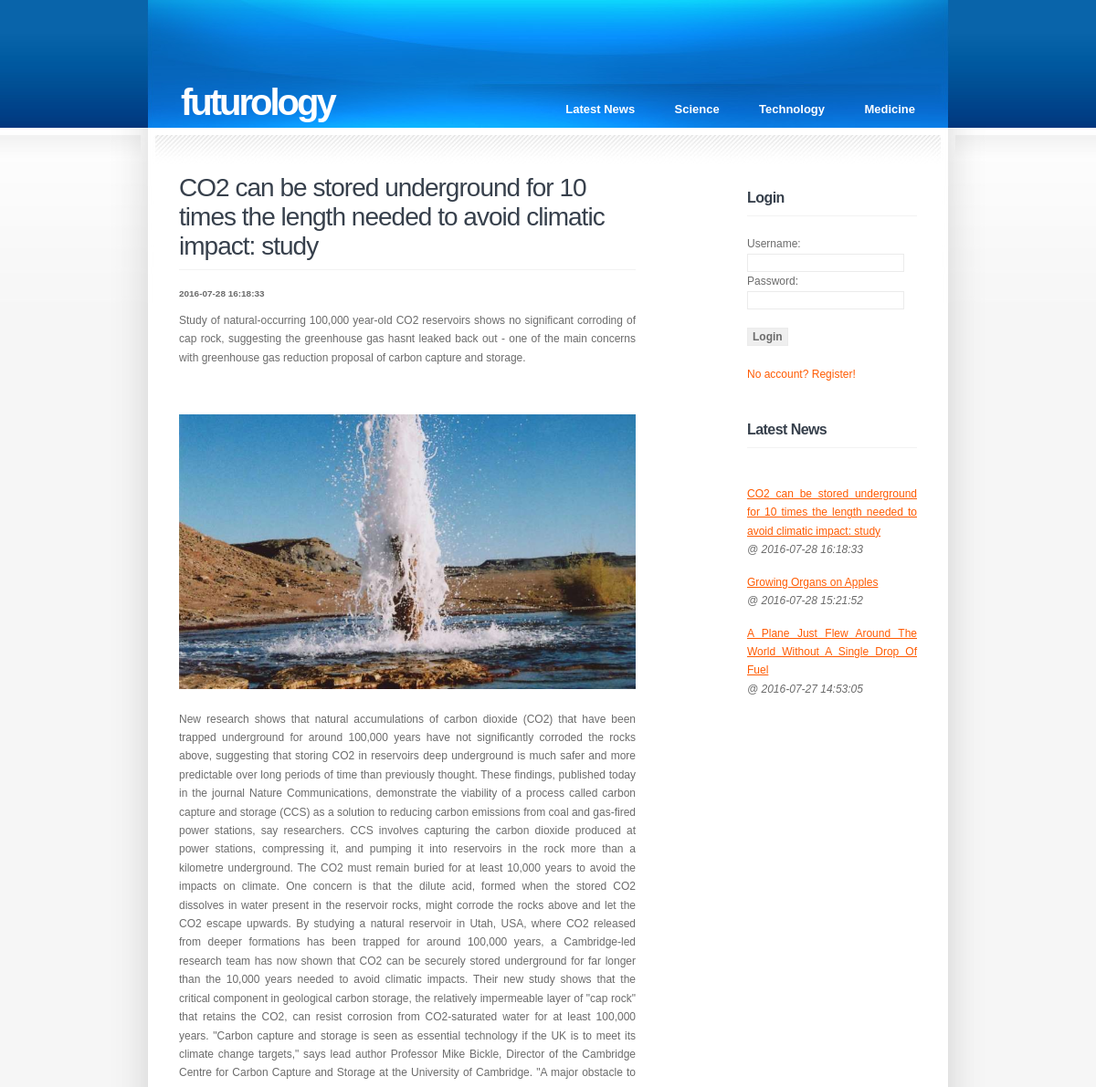
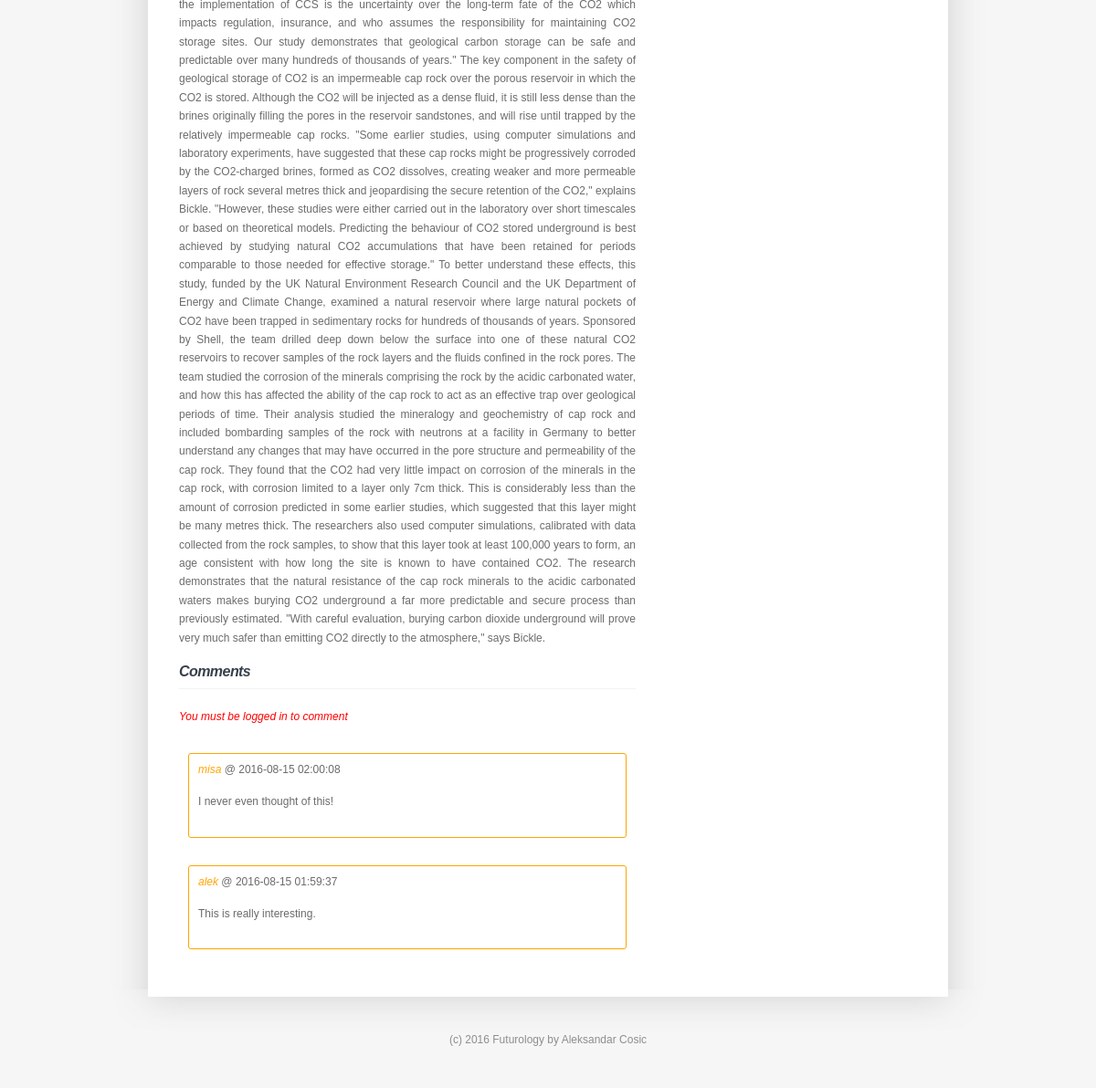
Page /readMore.php?id=22 on the committed database (2 pictures, top to bottom).
### tables this page shows
CREATE TABLE `news` (
  `id` int(11) NOT NULL AUTO_INCREMENT,
  `title` varchar(555) NOT NULL,
  `intro` text NOT NULL,
  `content` text NOT NULL,
  `date` datetime NOT NULL DEFAULT CURRENT_TIMESTAMP,
  `category` varchar(45) NOT NULL,
  `image` varchar(255) DEFAULT NULL,
  PRIMARY KEY (`id`)
);

CREATE TABLE `comments` (
  `id` int(11) NOT NULL AUTO_INCREMENT,
  `username` varchar(45) NOT NULL,
  `news_id` int(11) NOT NULL,
  `content` text NOT NULL,
  `date` datetime DEFAULT CURRENT_TIMESTAMP,
  PRIMARY KEY (`id`),
  KEY `news_id_idx` (`news_id`),
  KEY `username_idx` (`username`),
  CONSTRAINT `news_id` FOREIGN KEY (`news_id`) REFERENCES `news` (`id`) ON DELETE NO ACTION ON UPDATE NO ACTION,
  CONSTRAINT `username` FOREIGN KEY (`username`) REFERENCES `users` (`username`) ON DELETE NO ACTION ON UPDATE NO ACTION
);

### classes/Entity.class.php (called while the page is built, shortened)
<?php
class Entity {
	public static $db;
	public static function init() {
		self::$db = Connect::getInstance();
	}
	public static function get($id) {
		$tableName = static::$tableName;
		$keyColumn = static::$keyColumn;
		$className = get_called_class();
		$q = self::$db->query("SELECT * FROM {$tableName} WHERE {$keyColumn} = {$id}");
		$res = $q->fetchObject($className);
		return $res;
	}
}
?>

### widgets/latestNewsW.php (the view, shortened to what this page needs)
<?php
	$articles = Article::getAllArticles();
	for($i = 0; $i < sizeof($articles); $i++){
		echo "<li style='margin: 5px 0 15px'><a href=readMore.php?id=" . $articles[$i]['id'] . ">" . $articles[$i]['title'] . "</a></br>
				  <em>@ " . $articles[$i]['date'] . "</em></li>";
	}
?>

### classes/Article.class.php (shortened to what this page needs)
<?php
class Article extends Entity{
	public static $tableName = "news";
	public function render() {
		echo "<div class='post'><h2 class='title'>" . $this->title . " </h2>";
		echo "<h5 >" . $this->date . "</h5></br>";
		echo "<div class='entry'><p>" . $this->intro . "</p></br>";
		echo "<img src='images/" . $this->image . "' alt='' width='100%' height='100%' style='margin: 20px 0;'/>";
		echo "<p>" . $this->content . "</p></div>";
	}
	public static function getAllArticles($category = null) {
		$tableName = static::$tableName;
		if($category == null) {
			$q = self::$db->query("SELECT * FROM {$tableName} ORDER BY date DESC  LIMIT 5");
		} else {
			$q = self::$db->query("SELECT * FROM {$tableName} WHERE category = '{$category}' ORDER BY date DESC  LIMIT 5");
		}
		$postArr = $q->fetchAll();
		return $postArr;
	}
}
?>

### classes/Comment.class.php (shortened to what this page needs)
<?php
class Comment extends Entity{
	public static function getAllComments($id) {
		$q = self::$db->query("SELECT * FROM comments WHERE news_id = {$id} ORDER BY date DESC");
		$postArr = $q->fetchAll();
		return $postArr;
	}
	public function renderAll($arr){
		for($i = 0; $i < sizeof($arr); $i++){
			echo "<div class=comments><em style='color:orange'>" . $arr[$i]['username'] . "</h4></em> @ ". $arr[$i]['date'] . "</p>";
			echo "<p>". $arr[$i]['content'] . "</p></div>";
		}
	}
}
?>

### style.css (style rules this page uses)
* { margin: 0; padding: 0; }
body { background: #F6F6F6 url(images/img01.jpg) repeat-x; font-family: "Trebuchet MS", Arial, Helvetica, sans-serif; font-size: 12px; color: #6B6B6B; }
h1, h2, h3, h4 { margin: 0; }
h2, h3, h4 { margin-bottom: 20px; padding-bottom: 9px; border-bottom: 1px solid #F2F2F2; letter-spacing: -0.035em; font-weight: normal; color: #37404C; }
h2 { font-size: 28px; }
p, ul, ol { margin-bottom: 1.5em; line-height: 170%; text-align: justify; }
a { color: #FF5A00; }
.post { padding-top: 50px; }
.comments { display: block; margin: 30px 10px; padding: 10px; border: 1px solid orange; border-radius: 3px; }
#sidebar li { margin-bottom: 40px; }

### rows in the picture
news: title "CO2 can be stored underground for 10 times the length needed to avoid climatic impact: study", date "2016-07-28 16:18:33", intro "Study of natural-occurring 100,000 year-old CO2 reservoirs shows no significant corroding of cap rock, suggesting the greenhouse gas hasnt leaked back out - one of the main concerns with greenhouse gas reduction proposal of carbon capture and storage.", image (picture), content "New research shows that natural accumulations of carbon dioxide (CO2) that have been trapped underground for around 100,000 years have not significantly corroded the rocks above, suggesting that storing CO2 in reservoirs deep underground is much safer and more predictable over long periods of time than previously thought. These findings, published today in the journal Nature Communications, demonstrate the viability of a process called carbon capture and storage (CCS) as a solution to reducing carbon emissions from coal and gas-fired power stations, say researchers. CCS involves capturing the carbon dioxide produced at power stations, compressing it, and pumping it into reservoirs in the…"
comments: username "misa", date "2016-08-15 02:00:08", content "I never even thought of this!"
comments: username "alek", date "2016-08-15 01:59:37", content "This is really interesting."
news: title "Growing Organs on Apples", date "2016-07-28 15:21:52"
news: title "A Plane Just Flew Around The World Without A Single Drop Of Fuel", date "2016-07-27 14:53:05"
